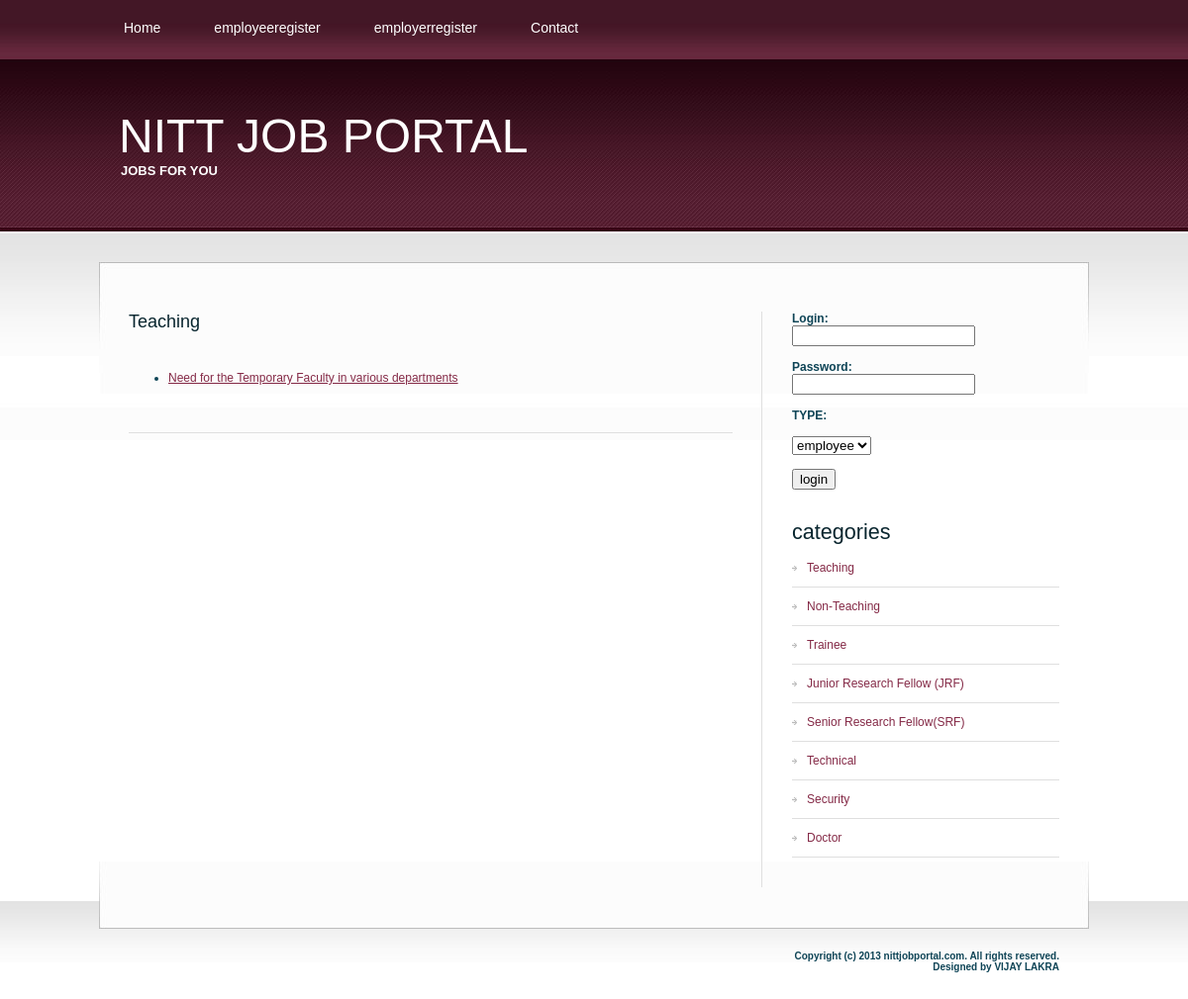
Screenshot of /jobs_by_category.php?cat=Teaching with the database file from the repository.
### tables this page shows
CREATE TABLE `jobs` (
  `j_id` int(4) NOT NULL auto_increment,
  `j_category` varchar(40) NOT NULL,
  `j_owner_name` varchar(30) NOT NULL,
  `j_title` varchar(90) NOT NULL,
  `j_hours` float(3,1) NOT NULL,
  `j_salary` varchar(20) NOT NULL,
  `j_experience` varchar(8) NOT NULL,
  `j_discription` varchar(1500) NOT NULL,
  `j_city` varchar(20) NOT NULL,
  `j_document` longtext NOT NULL,
  `j_active` int(1) NOT NULL default '0',
  PRIMARY KEY  (`j_id`)
);

CREATE TABLE `categories` (
  `cat_id` int(4) NOT NULL auto_increment,
  `cat_nm` varchar(30) NOT NULL,
  PRIMARY KEY  (`cat_id`)
);

### jobs_by_category.php (the view, shortened to what this page needs)
<?php session_start();
	$link=mysql_connect("localhost","jobportal","123") or die("cant connect");
	$q = "select * from jobs where j_category ='".$_GET['cat']."' and j_active=1";
	$res = mysql_query($q,$link) or die("Wrong Query");
?>
<!DOCTYPE html PUBLIC "-//W3C//DTD XHTML 1.0 Strict//EN" "http://www.w3.org/TR/xhtml1/DTD/xhtml1-strict.dtd">
<html xmlns="http://www.w3.org/1999/xhtml">
<head>
<?php
include("includes/head.inc.php");
?>
</head>
<body>
<div id="header-wrapper">
	<div id="header">
	<div id="menu">
		<?php
		include("includes/menu.inc.php");
		?>
		</div>
	</div>
</div>
<div id="logo">
	<?php
	include("includes/logo.inc.php");
	?>
	</div>
<div id="wrapper">
	<div id="page">
		<div id="page-bgtop">
			<div id="content">
				<div class="post">
					<h2 class="title"><?php echo $_GET['cat']; ?></h2>
					<p class="meta"></p>
					<div class="entry">
					<ul>
					<?php
						while($row = mysql_fetch_assoc($res))
						{
							echo '
										<li>
										<a href="job_details.php?id='.$row['j_id'].'">'.$row['j_title'].'</a>
								';
						}
					?>
					</ul>
					</div>
				</div>
			</div>
			<div id="sidebar">
			<?php
		include("includes/sidebar.inc.php");
		?>
			</div>
			<div style="clear: both;">&nbsp;</div>
		</div>
	</div>
</div>
<div id="footer-bgcontent">
	<div id="footer">
		<?php
		include("includes/footer.inc.php");
		?>
	</div>
</div>
</body>
</html>

### includes/sidebar.inc.php (shortened to what this page needs)
<ul>
					<li>
					<?php
				if(isset($_SESSION['status']))
				{
					echo '<h2 class="title">Hello '.$_SESSION['unm'].'!</h2>';
				}
				else
				{
				     	echo'
						<form action="process_login.php" method=POST>
						<b>Login:</b><br> <input type="text" name="unm" >
						<br>
						<br>
						<b>Password:</b><br><input type="password" name="pwd">
						<br>
						<br>
						<b>TYPE:<br><br><select name="cat">
										<option> employee
										<option> employer
										</select>
						<br>
						<br>
						<b><input type="submit" value="login">
						</form>
					';
				}
				?>
		</li>
				<li>
						<h2>categories </h2>
						<ul>
					<?php
						$link=mysql_connect("localhost","jobportal","123")or die("can not connect");
						$q="select * from categories";
						$res=mysql_query($q,$link) or die("cant connect");
						while($row=mysql_fetch_assoc($res))
						{
							echo '<li><a href="jobs_by_category.php?cat='.$row['cat_nm'].'">'.$row['cat_nm'].'</a></li>';
						}
					?>
						</ul>
					</li>
				</ul>

### style.css (style rules this page uses)
body { margin: 0px; padding: 0; background: url(images/img01.jpg) repeat-x left top; font-family: Arial, Helvetica, sans-serif; font-size: 12px; color: #0E4456; }
h1, h2, h3 { margin: 0; font-weight: normal; color: #08252E; }
h2 { font-size: 18px; }
p, ul, ol { margin-top: 0; line-height: 220%; text-align: justify; }
a { color: #842946; }
#wrapper { margin: 0px; padding: 30px 0px 0px 0px; }
#header-wrapper { margin: 0px; padding: 0px; }
#header { width: 1000px; height: 60px; margin: 0 auto; }
#menu { float: left; width: 690px; height: 60px; }
#page { width: 1000px; margin: 0 auto; padding: 0px; background: url(images/img04.jpg) no-repeat left bottom; }
#page-bgtop { padding: 50px 30px 0px 30px; background: url(images/img05.jpg) no-repeat left top; }
#logo { width: 1000px; height: 175px; margin: 0 auto; }
#content { float: left; width: 610px; }
.post { margin-bottom: 45px; border-bottom: 1px solid #DFDFDF; }
.post .title { height: 30px; color: #08252E; }
.post .meta { margin-left: 2px; padding: 2px 30px 2px 16px; font-family: Arial, Helvetica, sans-serif; font-weight: normal; font-size: 10px; color: #66665E; }
.post .entry { padding: 10px 0 30px 0; }
#sidebar { float: right; width: 300px; font-family: Arial, Helvetica, sans-serif; font-size: 12px; border-left: 1px solid #DFDFDF; }
#sidebar ul { margin: 0px 0px 0px 30px; padding: 0; list-style: none; line-height: normal; }
#sidebar li { margin-bottom: 30px; }
#sidebar li ul { margin: 0px; padding: 0px; }
#sidebar li li { margin: 0; padding: 12px 0px 12px 15px; border-bottom: 1px solid #DFDFDF; background: url(images/img09.jpg) no-repeat left 17px; }
#sidebar li li a { font-weight: normal; }
#sidebar h2 { height: 30px; font-size: 1.8em; font-weight: normal; }
#sidebar a { text-align: left; text-decoration: none; font-weight: bold; }
#footer-bgcontent { margin: 0px; padding: 0px; height: 70px; background: url(images/img02.jpg) repeat-x left top; }
#footer { width: 1000px; height: 49px; margin: 0 auto; padding-top: 50px; background: url(images/img03.jpg) no-repeat left top; }

### rows the page displays
jobs: j_title "Need for the Temporary Faculty in various departments"
categories: cat_nm "Teaching"
categories: cat_nm "Non-Teaching"
categories: cat_nm "Trainee"
categories: cat_nm "Junior Research Fellow (JRF)"
categories: cat_nm "Senior Research Fellow(SRF)"
categories: cat_nm "Technical"
categories: cat_nm "Security"
categories: cat_nm "Doctor"

### other values shown
$_GET['cat'] "Teaching"
